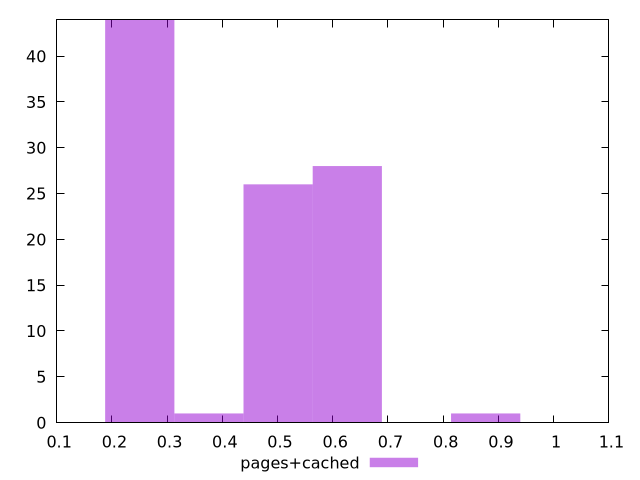

gnuplot code for this plot:
$_pagesCached <<EOF
0.5010898314979257 26
0.25054491574896287 44
0.6263622893724072 28
0.3758173736234443 1
0.87690720512137 1
EOF
set key outside below
set terminal pngcairo
set output "report_00006_2020-11-02T20-21-41.718Z/cumulative-layout-shift/pages+cached//hist.png"
set yrange [0:44]
set boxwidth 0.12527245787448144
set style fill transparent solid 0.5 noborder
plot $_pagesCached title "pages+cached" with boxes ,
